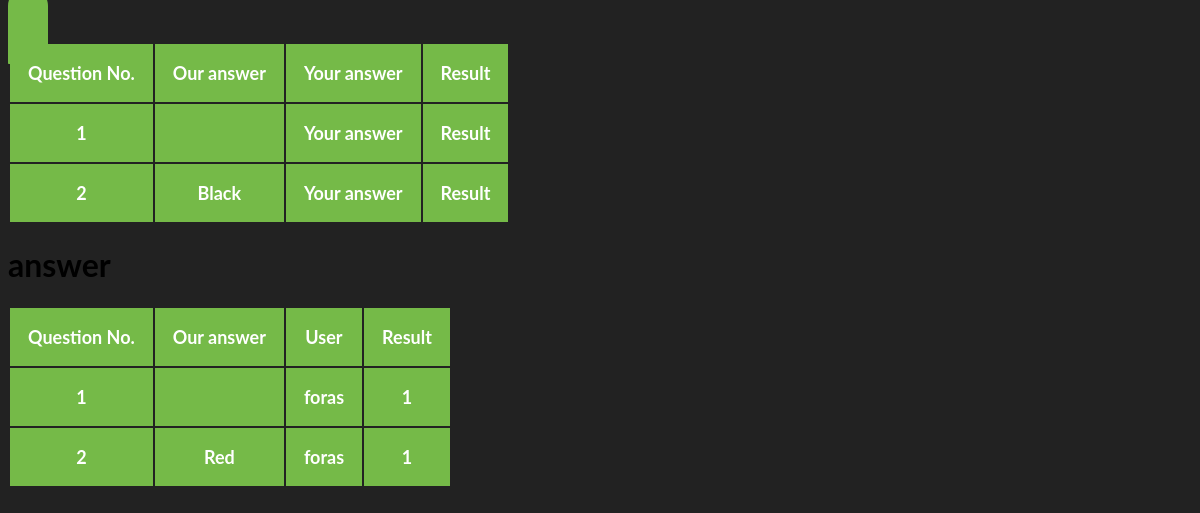
The app's page /foras/result with its own data.
### meandhim/models.py (models this page shows, shortened)
class response(models.Model):
	user = models.ForeignKey(user, on_delete=models.CASCADE)
	question = models.ForeignKey(question, on_delete=models.CASCADE)
	choice = models.CharField(max_length=10)

class question(models.Model):
	quest = models.CharField(max_length=200)
	choice1 = models.CharField(max_length=200)
	choice2 = models.CharField(max_length=200)
	choice3 = models.CharField(max_length=200)
	choice4 = models.CharField(max_length=200, blank=True)
	choice5 = models.CharField(max_length=200, blank=True)

class anwser(models.Model):
	user = models.ForeignKey(user, on_delete=models.CASCADE)
	question = models.ForeignKey(question, on_delete=models.CASCADE)
	choice = models.CharField(max_length=10)
	score = models.IntegerField()

class user(models.Model):
	name = models.CharField(max_length=20)
	def __str__(self):
		return self.name

### meandhim/views.py (the view)
# urls.py: url(r'^(?P<name>[-\w]+)/result$', views.result, name='result'),
def result(request, name):
	userval = user.objects.filter(name=name)[:1].get()
	rep = response.objects.filter(user=userval).all()
	ans = anwser.objects.filter(user=userval).all()
	return render(request, 'meandhim/result.html', {'rep' : rep, 'ans' : ans})

### meandhim/templates/meandhim/result.html (shortened to what this page needs)
<!DOCTYPE>
<html>
<head>
	{% load staticfiles %}
		<link rel="stylesheet" href="{% static 'meandhim/css/stylequiz.css' %}" />
</head>
<body>
<div class="container">
        <div class="row">
            <div class="col-sm-8 col-sm-offset-2">
                <div id="result-of-question" class="pulse animated" >
                    <span id="totalCorrect" class="pull-right"></span>
                    <table class="table table-hover table-responsive" >
                        <thead>
                            <tr>
                                <th>Question No.</th>
                                <th>Our answer</th>
                                <th>Your answer</th>
                                <th>Result</th>
                            </tr>
                            {% for i in rep %}
                            <tr>
                                <th> {{i.question.id}}</th>
                                <th>{{ i.choice }}</th>
                                <th>Your answer</th>
                                <th>Result</th>
                            </tr>
                            {% endfor %}
                        </thead>
                    </table>
      <h1> answer   </h1>
      <table class="table table-hover table-responsive">
                        <thead>
                            <tr>
                                <th>Question No.</th>
                                <th>Our answer</th>
                                <th>User</th>
                                <th>Result</th>
                            </tr>
                            {% for i in ans %}
                            <tr>
                                <th> {{i.question.id}}</th>
                                <th>{{ i.choice }}</th>
                                <th>{{ i.user }}</th>
                                <th>{{ i.score }}</th>
                            </tr>
                            {% endfor %}
                        </thead>
                    </table>
                </div>
            </div>
        </div>
    </div>
</body>
</html>

### meandhim/static/meandhim/css/stylequiz.css (style rules this page uses)
body, html { height: 100%; background: #222222; font-family: 'Lato', sans-serif; }
#result-of-question th { text-align: center; background: #75ba48; color: #fff; padding: 18px; font-size: 18px; border: none; }
#totalCorrect { color: #fff; background: #75ba48; padding: 22px 20px; border-radius: 1px; font-stretch: expanded; font-size: 28px; font-weight: bold; border-top-right-radius: 25px; border-top-left-radius: 25px; }

### records on screen
response: question.id "1"
response: question.id "2", choice "Black"
anwser: question.id "1", user "foras", score "1"
anwser: question.id "2", choice "Red", user "foras", score "1"
